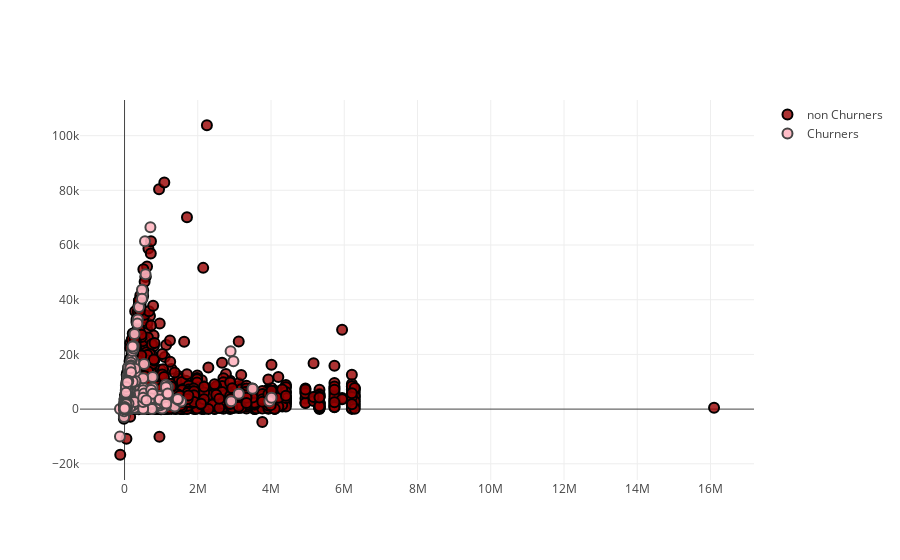

Notebook code for this chart:
### Code cell
trace0 = go.Scatter(
    x=merged[merged.churn == 0].cons_12m,
    y=merged[merged.churn == 0].forecast_cons_12m,
    mode ='markers',
    name= 'non Churners',
    marker = dict(
        size = 10,
        color = 'rgba(152, 0, 0, .8)',
        line = dict(
            width = 2,
            color = 'rgb(0, 0, 0)'
        )
    )
)


trace1 = go.Scatter(
    x=merged[merged.churn == 1].cons_12m,
    y=merged[merged.churn == 1].forecast_cons_12m,
    mode ='markers',
    name= 'Churners',
    marker = dict(
        size = 10,
        color = 'rgba(255, 182, 193, .9)',
        line = dict(
            width = 2,
        )
    )
)

data = [trace0, trace1]

plotly.offline.iplot(data)

### Figure 1 — Plotly figure (JSON) as saved in the notebook; plotly's stock layout.template omitted (floating-point values rounded to 4 significant figures; data arrays with more than 128 entries replaced by an {"elided": "..."} marker saying what was removed)
{"data": [{"marker": {"color": "rgba(152, 0, 0, .8)", "line": {"color": "rgb(0, 0, 0)", "width": 2}, "size": 10}, "mode": "markers", "name": "non Churners", "type": "scatter", "x": {"elided": "14501 int values"}, "y": {"elided": "14501 float values"}}, {"marker": {"color": "rgba(255, 182, 193, .9)", "line": {"width": 2}, "size": 10}, "mode": "markers", "name": "Churners", "type": "scatter", "x": {"elided": "1595 int values"}, "y": {"elided": "1595 float values"}}], "layout": {}}
